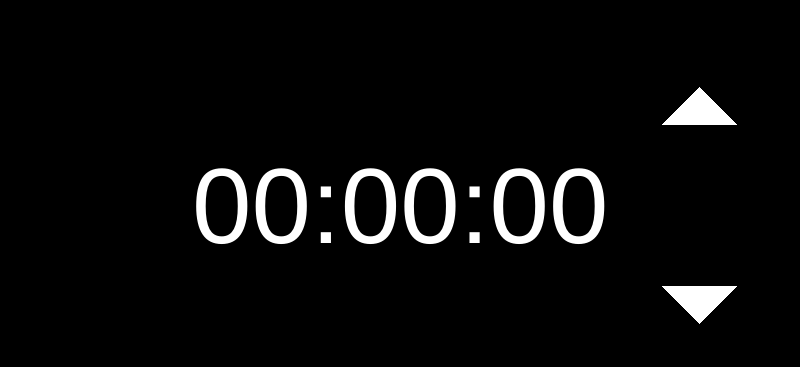
<?xml version="1.0" encoding="UTF-8"?>
<ui version="4.0">
 <class>SettingsSetTimeScreenLandscape</class>
 <widget class="QWidget" name="SettingsSetTimeScreenLandscape">
  <property name="geometry">
   <rect>
    <x>0</x>
    <y>0</y>
    <width>800</width>
    <height>367</height>
   </rect>
  </property>
  <property name="windowTitle">
   <string>Form</string>
  </property>
  <property name="styleSheet">
   <string notr="true">background: color;</string>
  </property>
  <widget class="QToolButton" name="backButton">
   <property name="geometry">
    <rect>
     <x>32</x>
     <y>145</y>
     <width>61</width>
     <height>118</height>
    </rect>
   </property>
   <property name="styleSheet">
    <string notr="true">border: 0; background-color: rgba(255, 255, 255, 0);</string>
   </property>
   <property name="text">
    <string/>
   </property>
   <property name="icon">
    <iconset resource="../resources/resources.qrc">
     <normaloff>:/images/landscape/settings_screen/common/Settings_Back _Arrow_Normal_92x91.png</normaloff>:/images/landscape/settings_screen/common/Settings_Back _Arrow_Normal_92x91.png</iconset>
   </property>
   <property name="iconSize">
    <size>
     <width>61</width>
     <height>118</height>
    </size>
   </property>
  </widget>
  <widget class="QLabel" name="setTimeScreenLabel">
   <property name="geometry">
    <rect>
     <x>172</x>
     <y>24</y>
     <width>154</width>
     <height>26</height>
    </rect>
   </property>
   <property name="text">
    <string>&lt;html&gt;&lt;head/&gt;&lt;body&gt;&lt;p&gt;&lt;img src=&quot;:/images/common/settings_screen/set_time/Settings_Title_Set_Time_Normal_154x26.png&quot;/&gt;&lt;/p&gt;&lt;/body&gt;&lt;/html&gt;</string>
   </property>
  </widget>
  <widget class="QTimeEdit" name="timeEdit">
   <property name="geometry">
    <rect>
     <x>160</x>
     <y>76</y>
     <width>599</width>
     <height>259</height>
    </rect>
   </property>
   <property name="sizePolicy">
    <sizepolicy hsizetype="Fixed" vsizetype="Fixed">
     <horstretch>0</horstretch>
     <verstretch>0</verstretch>
    </sizepolicy>
   </property>
   <property name="font">
    <font>
     <pointsize>80</pointsize>
    </font>
   </property>
   <property name="styleSheet">
    <string notr="true">QTimeEdit {
    color: white;
	selection-background-color: black;
}
QTimeEdit::up-button {
	subcontrol-origin: border;
	subcontrol-position: top right;
	width: 118px;
	height: 61px;
}
QTimeEdit::up-arrow {
	width: 118px;
	height: 61px;
	image: url(:/images/common/settings_screen/set_time/Settings_Set_Time_Arrow_ UP_Normal_154x26.png)
}
QTimeEdit::down-button {
	subcontrol-origin: border;
	subcontrol-position: bottom right;
	width: 118px;
	height: 61px
}
QTimeEdit::down-arrow {
	width: 118px;
	height: 61px;
	image: url(:/images/common/settings_screen/set_time/Settings_Set_Time_Arrow_ DOWN_Normal_154x26.png);
}
QTimeEdit:focus {
	selection-background-color: black;
}</string>
   </property>
   <property name="alignment">
    <set>Qt::AlignCenter</set>
   </property>
  </widget>
  <widget class="QToolButton" name="setTimeBtn">
   <property name="geometry">
    <rect>
     <x>632</x>
     <y>182</y>
     <width>135</width>
     <height>47</height>
    </rect>
   </property>
   <property name="styleSheet">
    <string notr="true">QToolButton {
    border: 0;
    image: url(:/images/common/settings_screen/set_time/Settings_Button_SET_Normal_135x47.png);
}
QToolButton:pressed {
    image: url(:/images/common/settings_screen/set_time/Settings_Button_SET_Active_135x47.png);
}
</string>
   </property>
   <property name="text">
    <string/>
   </property>
   <property name="iconSize">
    <size>
     <width>135</width>
     <height>47</height>
    </size>
   </property>
   <property name="checkable">
    <bool>false</bool>
   </property>
  </widget>
 </widget>
 <resources>
  <include location="../resources/resources.qrc"/>
  <include location="../resources/resources.qrc"/>
 </resources>
 <connections/>
</ui>
